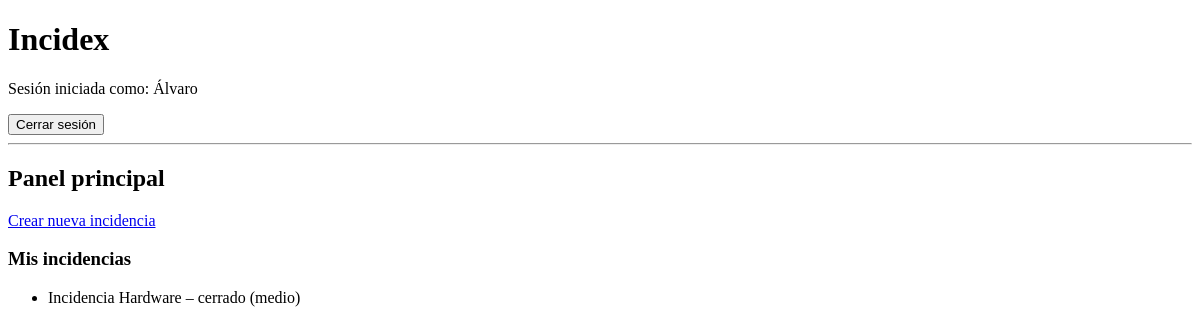
The page / (signed in) on the database as committed earlier.
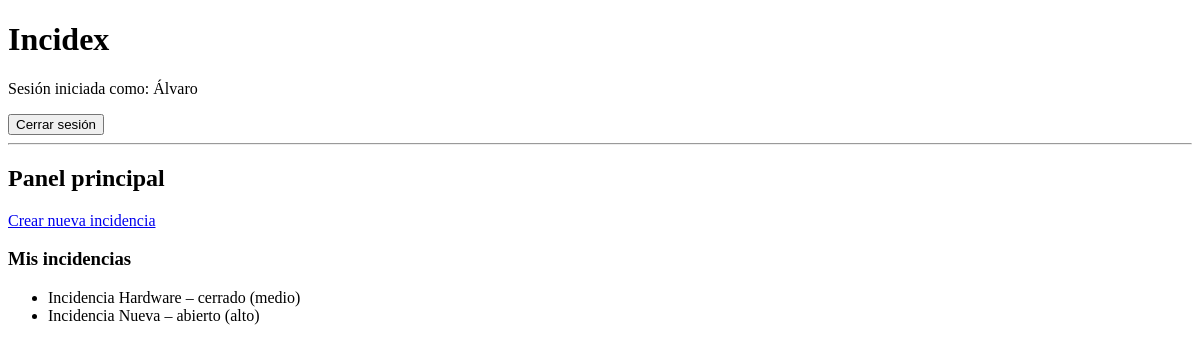
The same page on the database as committed later.
### incidencias/models.py (models this page shows, shortened)
class Incidencia(models.Model):
    CRITICIDAD_CHOICES = [
        ('bajo', 'Bajo'),
        ('medio', 'Medio'),
        ('alto', 'Alto'),
        ('critico', 'Crítico'),
    ]
    TIPO_INCIDENCIA_CHOICES = [
        ('hardware', 'Hardware'),
        ('software', 'Software'),
    ]
    ESTADO_CHOICES = [
        ('nuevo', 'Nuevo'),
        ('abierto', 'Abierto'),
        ('pendiente', 'Pendiente'),
        ('en_espera', 'En Espera'),
        ('resuelto', 'Resuelto'),
        ('cerrado', 'Cerrado'),
    ]
    titulo = models.CharField(max_length=100)
    descripcion = models.TextField()
    criticidad = models.CharField(
        max_length=10,
        choices=CRITICIDAD_CHOICES
    )
    tipo_incidencia = models.CharField(
        max_length=10,
        choices=TIPO_INCIDENCIA_CHOICES
    )
    estado = models.CharField(
        max_length=10,
        choices=ESTADO_CHOICES,
        default='nuevo'
    )
    fecha_creacion = models.DateTimeField(auto_now_add=True)
    usuario_creador = models.ForeignKey(
        User,
        on_delete=models.CASCADE,
        related_name='incidencias'
    )
    tecnico_asignado = models.ForeignKey(
        Tecnico,
        on_delete=models.SET_NULL,
        null=True,
        blank=True,
        related_name='incidencias'
    )

### incidencias/views.py (the view, shortened to what this page needs)
# urls.py: path('', views.home, name='home'),
@login_required
def home(request):
    user = request.user
    context = {}
    if user.groups.filter(name='Usuarios').exists():
        incidencias = Incidencia.objects.filter(usuario_creador=user)
        context['tipo_panel'] = 'usuario'
        context['incidencias'] = incidencias
    else:
        incidencias = Incidencia.objects.all()
        context['tipo_panel'] = 'admin'
        context['incidencias'] = incidencias
    return render(request, "incidencias/home.html", context)

### templates/incidencias/home.html (shortened to what this page needs)
{% extends "base.html" %}
{% block content %}
<h2>Panel principal</h2>
{% if tipo_panel == 'usuario' %}
    <a href="{% url 'crear_incidencia' %}">Crear nueva incidencia</a>
    <h3>Mis incidencias</h3>
    {% if incidencias %}
        <ul>
        {% for inc in incidencias %}
            <li>
                {{ inc.titulo }} – {{ inc.estado }} ({{ inc.criticidad }})
            </li>
        {% endfor %}
        </ul>
    {% else %}
        <p>No tienes incidencias registradas.</p>
    {% endif %}
{% else %}
    <p>No tienes un perfil válido configurado.</p>
{% endif %}
{% endblock %}

Rows that differ between the two databases and show on the page:
added Incidencia: titulo "Incidencia Nueva", estado "abierto", criticidad "alto"
